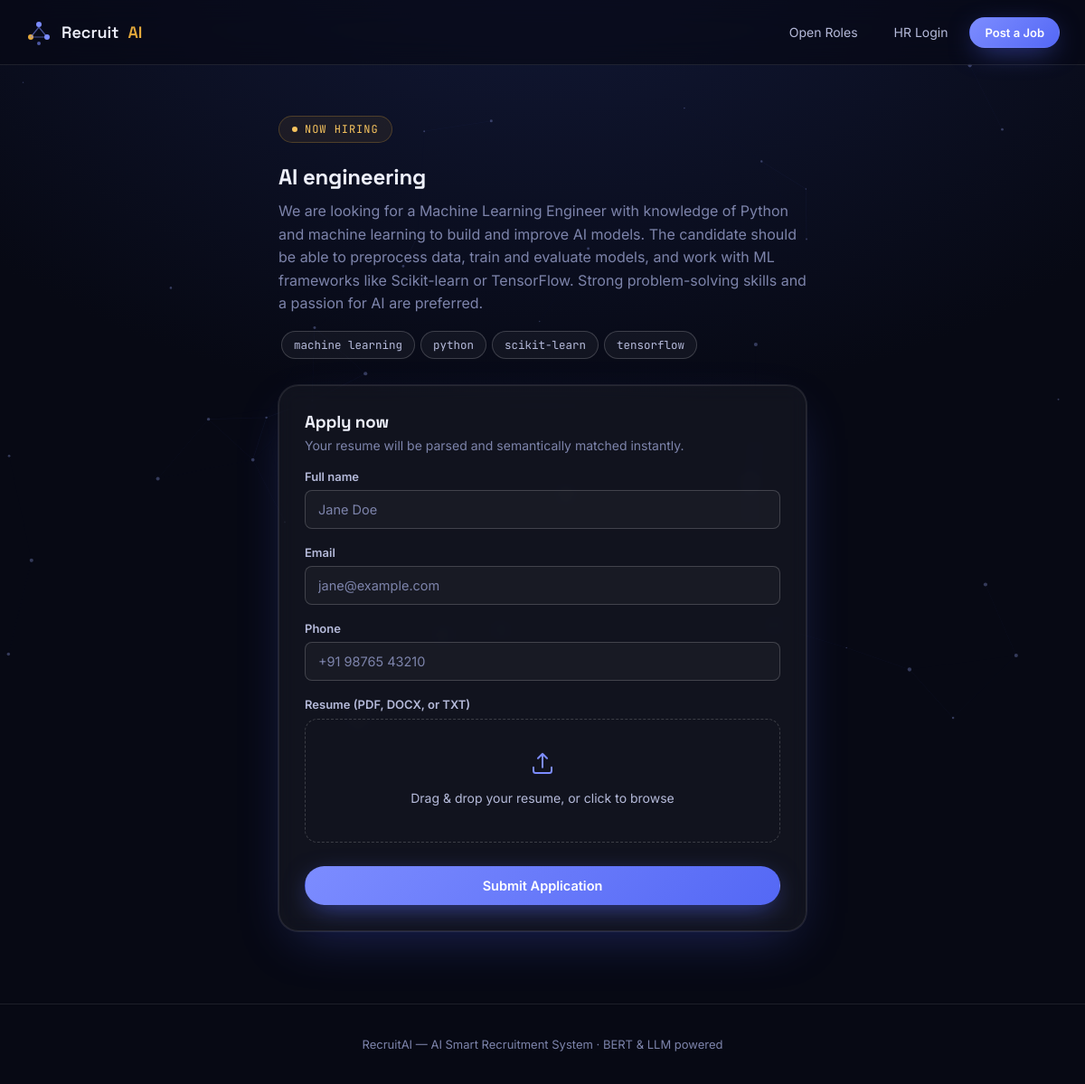
The page /apply/2 on the database its author committed.
### database.py (models this page shows, shortened)
class Job(db.Model):
    id = db.Column(db.Integer, primary_key=True)
    title = db.Column(db.String(150), nullable=False)
    description = db.Column(db.Text, nullable=False)
    required_skills_json = db.Column(db.Text, default="[]")
    required_experience = db.Column(db.Float, default=0.0)
    created_by = db.Column(db.Integer, db.ForeignKey("hr_user.id"))
    created_at = db.Column(db.DateTime, default=datetime.utcnow)
    @property
    def required_skills(self):
        return json.loads(self.required_skills_json or "[]")

### app.py (the view, shortened to what this page needs)
@app.route("/apply/<int:job_id>", methods=["GET", "POST"])
def apply(job_id):
    job = Job.query.get_or_404(job_id)
    return render_template("apply.html", job=job)

### templates/apply.html (shortened to what this page needs)
{% extends "base.html" %}
{% block content %}
<section class="container" style="padding-top:36px; max-width:640px;">
  <div class="reveal in-view" style="margin-bottom:26px;">
    <p class="eyebrow"><span class="dot"></span> Now hiring</p>
    <h2>{{ job.title }}</h2>
    <p style="color:var(--text-low); margin-top:10px; line-height:1.6;">{{ job.description }}</p>
    <div style="margin-top:14px;">
      {% for s in job.required_skills %}<span class="pill pill-neutral">{{ s }}</span>{% endfor %}
    </div>
  </div>
  <div class="card glow-card reveal in-view">
    <h3 style="margin-bottom:6px;">Apply now</h3>
    <p style="color:var(--text-low); font-size:14px; margin-bottom:10px;">Your resume will be parsed and semantically matched instantly.</p>
    <form method="POST" enctype="multipart/form-data" data-loading-text="Parsing resume & computing ATS score...">
      <label>Full name</label>
      <input type="text" name="name" placeholder="Jane Doe">
      <label>Email</label>
      <input type="email" name="email" placeholder="jane@example.com">
      <label>Phone</label>
      <input type="text" name="phone" placeholder="+91 98765 43210">
      <label>Resume (PDF, DOCX, or TXT)</label>
      <div class="dropzone">
        <div class="dz-icon">
        </div>
        <p style="color:var(--text-mid); font-size:14px;">Drag & drop your resume, or click to browse</p>
      </div>
      <button type="submit" class="btn btn-primary btn-block" style="margin-top:26px;">Submit Application</button>
    </form>
  </div>
</section>
{% endblock %}

### static/css/style.css (style rules this page uses)
:root { --bg-0: #070914; --bg-1: #0c1024; --bg-2: #131a3a; --surface: rgba(255, 255, 255, 0.045); --surface-hover: rgba(255, 255, 255, 0.08); --border: rgba(255, 255, 255, 0.09); --border-strong: rgba(255, 255, 255, 0.18); --indigo: #5468f5; --indigo-bright: #7c8cff; --indigo-dim: #2c3488; --gold: #e4a93b; --gold-bright: #f6c35e; --green: #3ecf8e; --red: #f16565; --text-hi: #eef0fb; --text-mid: #b6bbdb; --text-low: #7d84ab; --radius-sm: 8px; --radius-md: 14px; --radius-lg: 22px; --shadow-glow: 0 0 0 1px var(--border), 0 20px 60px -20px rgba(84, 104, 245, 0.35); --font-display: 'Space Grotesk', 'Inter', sans-serif; --font-body: 'Inter', sans-serif; --font-mono: 'JetBrains Mono', monospace; }
* { box-sizing: border-box; }
html { scroll-behavior: smooth; }
body { margin: 0; background: radial-gradient(ellipse 120% 80% at 50% -10%, var(--bg-2), var(--bg-0) 60%); color: var(--text-mid); font-family: var(--font-body); min-height: 100vh; position: relative; overflow-x: hidden; }
h1, h2, h3, h4 { font-family: var(--font-display); color: var(--text-hi); margin: 0; letter-spacing: -0.01em; }
p { margin: 0; }
.container { max-width: 1140px; margin: 0 auto; padding: 0 28px; }
.btn { display: inline-flex; align-items: center; justify-content: center; gap: 8px; padding: 12px 24px; border-radius: 999px; font-family: var(--font-body); font-weight: 600; font-size: 14.5px; border: 1px solid transparent; cursor: pointer; transition: transform .18s ease, box-shadow .18s ease, background .18s ease; white-space: nowrap; }
.btn-primary { background: linear-gradient(135deg, var(--indigo-bright), var(--indigo)); color: white; box-shadow: 0 8px 30px -8px rgba(84,104,245,.7); }
.btn-block { width: 100%; }
.card { background: var(--surface); border: 1px solid var(--border); border-radius: var(--radius-lg); padding: 28px; backdrop-filter: blur(10px); transition: border-color .25s ease, transform .25s ease; }
.glow-card { box-shadow: var(--shadow-glow); }
.reveal { opacity: 0; transform: translateY(24px); transition: opacity .7s ease, transform .7s ease; }
.reveal.in-view { opacity: 1; transform: translateY(0); }
.eyebrow { display: inline-flex; align-items: center; gap: 8px; font-family: var(--font-mono); font-size: 12px; letter-spacing: 0.08em; text-transform: uppercase; color: var(--gold-bright); background: rgba(228,169,59,0.08); border: 1px solid rgba(228,169,59,0.25); padding: 6px 14px; border-radius: 999px; margin-bottom: 22px; }
.eyebrow .dot { width: 6px; height: 6px; border-radius: 50%; background: var(--gold-bright); animation: pulse-dot 1.8s infinite ease-in-out; }
label { display: block; font-size: 13px; font-weight: 600; color: var(--text-mid); margin: 18px 0 7px; }
input, textarea, select { width: 100%; padding: 12px 14px; border-radius: var(--radius-sm); border: 1px solid var(--border-strong); background: rgba(255,255,255,0.03); color: var(--text-hi); font-family: var(--font-body); font-size: 14.5px; transition: border-color .2s ease, box-shadow .2s ease; }
input::placeholder, textarea::placeholder { color: var(--text-low); }
.dropzone { margin-top: 8px; border: 1.5px dashed var(--border-strong); border-radius: var(--radius-md); padding: 34px 20px; text-align: center; cursor: pointer; transition: border-color .2s ease, background .2s ease; position: relative; overflow: hidden; }
.dropzone .dz-icon { color: var(--indigo-bright); margin-bottom: 10px; }
.pill { display: inline-flex; align-items: center; padding: 6px 13px; border-radius: 999px; font-size: 12.5px; font-family: var(--font-mono); margin: 3px; }
.pill-neutral { background: var(--surface); border: 1px solid var(--border-strong); color: var(--text-mid); }

### rows shown on the page
Job: title "AI engineering", description "We are looking for a Machine Learning Engineer with knowledge of Python and machine learning to build and improve AI models. The candidate should be able to preprocess data, train and evaluate models, and work with ML frameworks like Scikit-learn or TensorFlow. Strong problem-solving skills and a passion for AI are preferred."

### other values the page prints
{{ s }} "machine learning" "python" "scikit-learn" "tensorflow"
